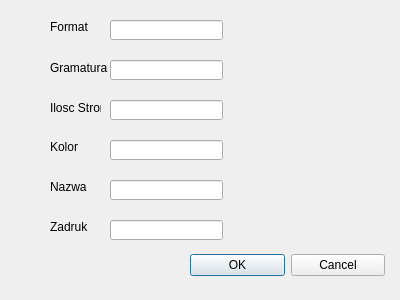
<?xml version="1.0" encoding="UTF-8"?>
<ui version="4.0">
 <class>FormularzDodajProdukt</class>
 <widget class="QDialog" name="FormularzDodajProdukt">
  <property name="geometry">
   <rect>
    <x>0</x>
    <y>0</y>
    <width>400</width>
    <height>300</height>
   </rect>
  </property>
  <property name="windowTitle">
   <string>Dialog</string>
  </property>
  <widget class="QWidget" name="layoutWidget">
   <property name="geometry">
    <rect>
     <x>190</x>
     <y>250</y>
     <width>195</width>
     <height>30</height>
    </rect>
   </property>
   <layout class="QHBoxLayout" name="horizontalLayout_2">
    <item>
     <widget class="QPushButton" name="buttonOK">
      <property name="text">
       <string>OK</string>
      </property>
     </widget>
    </item>
    <item>
     <widget class="QPushButton" name="buttonCancel">
      <property name="text">
       <string>Cancel</string>
      </property>
     </widget>
    </item>
   </layout>
  </widget>
  <widget class="QLabel" name="labelNazwa">
   <property name="geometry">
    <rect>
     <x>50</x>
     <y>20</y>
     <width>47</width>
     <height>13</height>
    </rect>
   </property>
   <property name="text">
    <string>Format</string>
   </property>
  </widget>
  <widget class="QLabel" name="labelFormat">
   <property name="geometry">
    <rect>
     <x>50</x>
     <y>60</y>
     <width>61</width>
     <height>16</height>
    </rect>
   </property>
   <property name="text">
    <string>Gramatura</string>
   </property>
  </widget>
  <widget class="QLabel" name="labelZadruk">
   <property name="geometry">
    <rect>
     <x>50</x>
     <y>100</y>
     <width>51</width>
     <height>16</height>
    </rect>
   </property>
   <property name="text">
    <string>Ilosc Stron</string>
   </property>
  </widget>
  <widget class="QLabel" name="labelKolor">
   <property name="geometry">
    <rect>
     <x>50</x>
     <y>140</y>
     <width>47</width>
     <height>13</height>
    </rect>
   </property>
   <property name="text">
    <string>Kolor</string>
   </property>
  </widget>
  <widget class="QLabel" name="labelIloscStron">
   <property name="geometry">
    <rect>
     <x>50</x>
     <y>180</y>
     <width>47</width>
     <height>13</height>
    </rect>
   </property>
   <property name="text">
    <string>Nazwa</string>
   </property>
  </widget>
  <widget class="QLabel" name="labelGramatura">
   <property name="geometry">
    <rect>
     <x>50</x>
     <y>220</y>
     <width>47</width>
     <height>13</height>
    </rect>
   </property>
   <property name="text">
    <string>Zadruk</string>
   </property>
  </widget>
  <widget class="QLineEdit" name="lineFormat">
   <property name="geometry">
    <rect>
     <x>110</x>
     <y>20</y>
     <width>113</width>
     <height>20</height>
    </rect>
   </property>
  </widget>
  <widget class="QLineEdit" name="lineGramatura">
   <property name="geometry">
    <rect>
     <x>110</x>
     <y>60</y>
     <width>113</width>
     <height>20</height>
    </rect>
   </property>
  </widget>
  <widget class="QLineEdit" name="lineIloscStron">
   <property name="geometry">
    <rect>
     <x>110</x>
     <y>100</y>
     <width>113</width>
     <height>20</height>
    </rect>
   </property>
  </widget>
  <widget class="QLineEdit" name="lineKolor">
   <property name="geometry">
    <rect>
     <x>110</x>
     <y>140</y>
     <width>113</width>
     <height>20</height>
    </rect>
   </property>
  </widget>
  <widget class="QLineEdit" name="lineNazwa">
   <property name="geometry">
    <rect>
     <x>110</x>
     <y>180</y>
     <width>113</width>
     <height>20</height>
    </rect>
   </property>
  </widget>
  <widget class="QLineEdit" name="lineZadruk">
   <property name="geometry">
    <rect>
     <x>110</x>
     <y>220</y>
     <width>113</width>
     <height>20</height>
    </rect>
   </property>
  </widget>
  <widget class="QLabel" name="labelFormatWymagane">
   <property name="geometry">
    <rect>
     <x>250</x>
     <y>20</y>
     <width>111</width>
     <height>21</height>
    </rect>
   </property>
   <property name="text">
    <string/>
   </property>
  </widget>
  <widget class="QLabel" name="labelGramaturaWymagane">
   <property name="geometry">
    <rect>
     <x>250</x>
     <y>60</y>
     <width>111</width>
     <height>21</height>
    </rect>
   </property>
   <property name="text">
    <string/>
   </property>
  </widget>
  <widget class="QLabel" name="labelIloscStronWymagane">
   <property name="geometry">
    <rect>
     <x>240</x>
     <y>100</y>
     <width>111</width>
     <height>21</height>
    </rect>
   </property>
   <property name="text">
    <string/>
   </property>
  </widget>
  <widget class="QLabel" name="labelKolorWymagane">
   <property name="geometry">
    <rect>
     <x>246</x>
     <y>140</y>
     <width>111</width>
     <height>20</height>
    </rect>
   </property>
   <property name="text">
    <string/>
   </property>
  </widget>
  <widget class="QLabel" name="labelNazwaWymagane">
   <property name="geometry">
    <rect>
     <x>246</x>
     <y>180</y>
     <width>111</width>
     <height>20</height>
    </rect>
   </property>
   <property name="text">
    <string/>
   </property>
  </widget>
  <widget class="QLabel" name="labelZadrukWymagane">
   <property name="geometry">
    <rect>
     <x>246</x>
     <y>220</y>
     <width>121</width>
     <height>20</height>
    </rect>
   </property>
   <property name="text">
    <string/>
   </property>
  </widget>
 </widget>
 <resources/>
 <connections/>
</ui>
